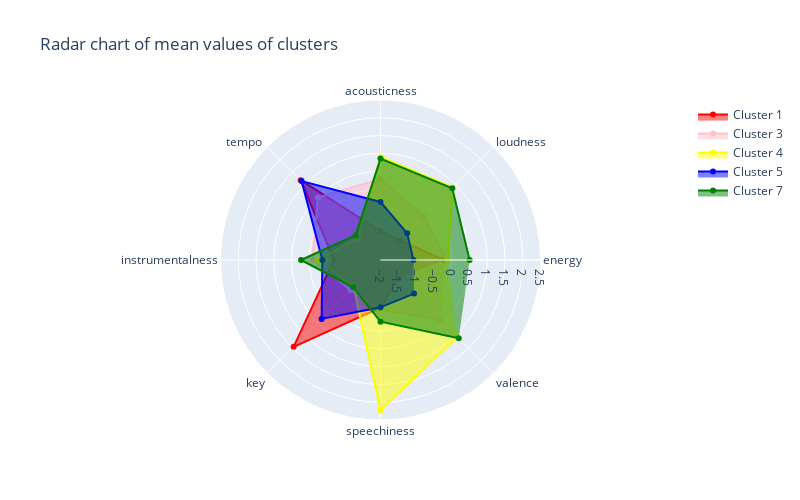
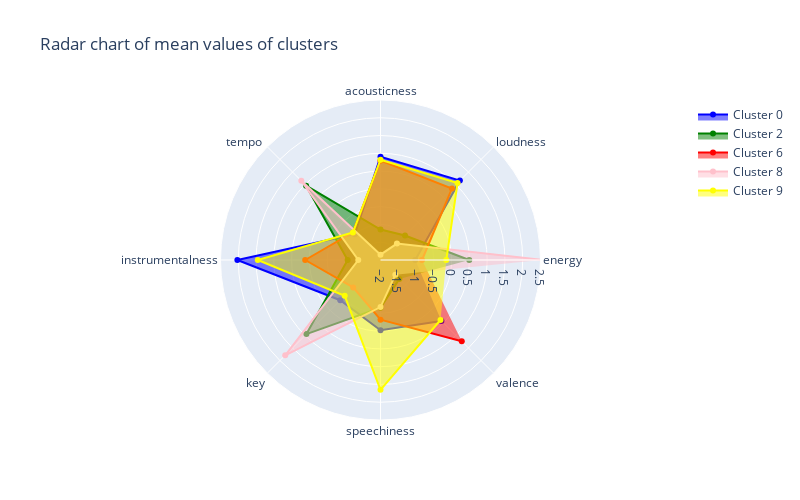

Write notebook code for charts like these, in order.
### Code cell
# state the label for each arm of the chart
categories = ['energy', 'loudness', 'acousticness','tempo ','instrumentalness','key','speechiness', 'valence']

# plot the initialised plot
fig = go.Figure()



# add a layer over the top of the initialised plot - this one is for cluster 1
fig.add_trace(go.Scatterpolar(
      r=[result_means_distance.loc[result_means_distance["cluster"] == 1, 'key'].mean(),
        result_means_distance.loc[result_means_distance["cluster"] == 1, 'energy'].mean(),
        result_means_distance.loc[result_means_distance["cluster"] == 1, 'loudness'].mean(),
        result_means_distance.loc[result_means_distance["cluster"] == 1, 'acousticness'].mean(),
        result_means_distance.loc[result_means_distance["cluster"] == 1, 'tempo'].mean(),
        result_means_distance.loc[result_means_distance["cluster"] == 1, 'instrumentalness'].mean(),
        result_means_distance.loc[result_means_distance["cluster"] == 1, 'speechiness'].mean(),
        result_means_distance.loc[result_means_distance["cluster"] == 1, 'valence'].mean()],
      theta=categories,
      fill='toself',
      name='Cluster 1',
      marker=dict(color="red")
))


# add a layer over the top of the initialised plot - this one is for cluster 3
fig.add_trace(go.Scatterpolar(
      r=[result_means_distance.loc[result_means_distance["cluster"] == 3, 'key'].mean(),
        result_means_distance.loc[result_means_distance["cluster"] == 3, 'energy'].mean(),
        result_means_distance.loc[result_means_distance["cluster"] == 3, 'loudness'].mean(),
        result_means_distance.loc[result_means_distance["cluster"] == 3, 'acousticness'].mean(),
        result_means_distance.loc[result_means_distance["cluster"] == 3, 'tempo'].mean(),
        result_means_distance.loc[result_means_distance["cluster"] == 3, 'instrumentalness'].mean(),
        result_means_distance.loc[result_means_distance["cluster"] == 3, 'speechiness'].mean(),
        result_means_distance.loc[result_means_distance["cluster"] == 3, 'valence'].mean()],
      theta=categories,
      fill='toself',
      name='Cluster 3',
      marker=dict(color="pink")
))

# add a layer over the top of the initialised plot - this one is for cluster 4
fig.add_trace(go.Scatterpolar(
      r=[result_means_distance.loc[result_means_distance["cluster"] == 4, 'key'].mean(),
        result_means_distance.loc[result_means_distance["cluster"] == 4, 'energy'].mean(),
        result_means_distance.loc[result_means_distance["cluster"] == 4, 'loudness'].mean(),
        result_means_distance.loc[result_means_distance["cluster"] == 4, 'acousticness'].mean(),
        result_means_distance.loc[result_means_distance["cluster"] == 4, 'tempo'].mean(),
        result_means_distance.loc[result_means_distance["cluster"] == 4, 'instrumentalness'].mean(),
        result_means_distance.loc[result_means_distance["cluster"] == 4, 'speechiness'].mean(),
        result_means_distance.loc[result_means_distance["cluster"] == 4, 'valence'].mean()],
      theta=categories,
      fill='toself',
      name='Cluster 4',
      marker=dict(color="yellow")
))

# add a layer over the top of the initialised plot - this one is for cluster 0
fig.add_trace(go.Scatterpolar(
      r=[result_means_distance.loc[result_means_distance["cluster"] == 5, 'key'].mean(),
        result_means_distance.loc[result_means_distance["cluster"] == 5, 'energy'].mean(),
        result_means_distance.loc[result_means_distance["cluster"] == 5, 'loudness'].mean(),
        result_means_distance.loc[result_means_distance["cluster"] == 5, 'acousticness'].mean(),
        result_means_distance.loc[result_means_distance["cluster"] == 5, 'tempo'].mean(),
        result_means_distance.loc[result_means_distance["cluster"] == 5, 'instrumentalness'].mean(),
        result_means_distance.loc[result_means_distance["cluster"] == 5, 'speechiness'].mean(),
        result_means_distance.loc[result_means_distance["cluster"] == 5, 'valence'].mean()],
      theta=categories,
      fill='toself',
      name='Cluster 5',
      marker=dict(color="blue")
))

# add a layer over the top of the initialised plot - this one is for cluster 2
fig.add_trace(go.Scatterpolar(
      r=[result_means_distance.loc[result_means_distance["cluster"] == 7, 'key'].mean(),
        result_means_distance.loc[result_means_distance["cluster"] == 7, 'energy'].mean(),
        result_means_distance.loc[result_means_distance["cluster"] == 7, 'loudness'].mean(),
        result_means_distance.loc[result_means_distance["cluster"] == 7, 'acousticness'].mean(),
        result_means_distance.loc[result_means_distance["cluster"] == 7, 'tempo'].mean(),
        result_means_distance.loc[result_means_distance["cluster"] == 7, 'instrumentalness'].mean(),
        result_means_distance.loc[result_means_distance["cluster"] == 7, 'speechiness'].mean(),
        result_means_distance.loc[result_means_distance["cluster"] == 7, 'valence'].mean()],
      theta=categories,
      fill='toself',
      name='Cluster 7',
      marker=dict(color="green")
))

# Add extras to the plot such as title
# You'll always need `polar=dict(radialaxis=dict(visible=True,range=[0, 1])),` when creating a radar plot
fig.update_layout(
  title_text = 'Radar chart of mean values of clusters',
  height = 500,
  width = 800,
  polar=dict(
    radialaxis=dict(
      visible=True,
      range=[-2, 2.5]
    )),
  showlegend=True
)

# Show the initialised plot and the layers
fig.show()

# plot the initialised plot
fig2 = go.Figure()

# add a layer over the top of the initialised plot - this one is for cluster 0
fig2.add_trace(go.Scatterpolar(
      r=[result_means_distance.loc[result_means_distance["cluster"] == 0, 'key'].mean(),
        result_means_distance.loc[result_means_distance["cluster"] == 0, 'energy'].mean(),
        result_means_distance.loc[result_means_distance["cluster"] == 0, 'loudness'].mean(),
        result_means_distance.loc[result_means_distance["cluster"] == 0, 'acousticness'].mean(),
        result_means_distance.loc[result_means_distance["cluster"] == 0, 'tempo'].mean(),
        result_means_distance.loc[result_means_distance["cluster"] == 0, 'instrumentalness'].mean(),
        result_means_distance.loc[result_means_distance["cluster"] == 0, 'speechiness'].mean(),
        result_means_distance.loc[result_means_distance["cluster"] == 0, 'valence'].mean()
],
      theta=categories,
      fill='toself',
      name='Cluster 0',
      marker=dict(color="blue")
))

# add a layer over the top of the initialised plot - this one is for cluster 2
fig2.add_trace(go.Scatterpolar(
      r=[result_means_distance.loc[result_means_distance["cluster"] == 2, 'key'].mean(),
        result_means_distance.loc[result_means_distance["cluster"] == 2, 'energy'].mean(),
        result_means_distance.loc[result_means_distance["cluster"] == 2, 'loudness'].mean(),
        result_means_distance.loc[result_means_distance["cluster"] == 2, 'acousticness'].mean(),
        result_means_distance.loc[result_means_distance["cluster"] == 2, 'tempo'].mean(),
        result_means_distance.loc[result_means_distance["cluster"] == 2, 'instrumentalness'].mean(),
        result_means_distance.loc[result_means_distance["cluster"] == 2, 'speechiness'].mean(),
        result_means_distance.loc[result_means_distance["cluster"] == 2, 'valence'].mean()],
      theta=categories,
      fill='toself',
      name='Cluster 2',
      marker=dict(color="green")
))



# add a layer over the top of the initialised plot - this one is for cluster 1
fig2.add_trace(go.Scatterpolar(
      r=[result_means_distance.loc[result_means_distance["cluster"] == 6, 'key'].mean(),
        result_means_distance.loc[result_means_distance["cluster"] == 6, 'energy'].mean(),
        result_means_distance.loc[result_means_distance["cluster"] == 6, 'loudness'].mean(),
        result_means_distance.loc[result_means_distance["cluster"] == 6, 'acousticness'].mean(),
        result_means_distance.loc[result_means_distance["cluster"] == 6, 'tempo'].mean(),
        result_means_distance.loc[result_means_distance["cluster"] == 6, 'instrumentalness'].mean(),
        result_means_distance.loc[result_means_distance["cluster"] == 6, 'speechiness'].mean(),
        result_means_distance.loc[result_means_distance["cluster"] == 6, 'valence'].mean()],
      theta=categories,
      fill='toself',
      name='Cluster 6',
      marker=dict(color="red")
))


# add a layer over the top of the initialised plot - this one is for cluster 3
fig2.add_trace(go.Scatterpolar(
      r=[result_means_distance.loc[result_means_distance["cluster"] == 8, 'key'].mean(),
        result_means_distance.loc[result_means_distance["cluster"] == 8, 'energy'].mean(),
        result_means_distance.loc[result_means_distance["cluster"] == 8, 'loudness'].mean(),
        result_means_distance.loc[result_means_distance["cluster"] == 8, 'acousticness'].mean(),
        result_means_distance.loc[result_means_distance["cluster"] == 8, 'tempo'].mean(),
        result_means_distance.loc[result_means_distance["cluster"] == 8, 'instrumentalness'].mean(),
        result_means_distance.loc[result_means_distance["cluster"] == 8, 'speechiness'].mean(),
        result_means_distance.loc[result_means_distance["cluster"] == 8, 'valence'].mean()],
      theta=categories,
      fill='toself',
      name='Cluster 8',
      marker=dict(color="pink")
))

# add a layer over the top of the initialised plot - this one is for cluster 4
fig2.add_trace(go.Scatterpolar(
      r=[result_means_distance.loc[result_means_distance["cluster"] == 9, 'key'].mean(),
        result_means_distance.loc[result_means_distance["cluster"] == 9, 'energy'].mean(),
        result_means_distance.loc[result_means_distance["cluster"] == 9, 'loudness'].mean(),
        result_means_distance.loc[result_means_distance["cluster"] == 9, 'acousticness'].mean(),
        result_means_distance.loc[result_means_distance["cluster"] == 9, 'tempo'].mean(),
        result_means_distance.loc[result_means_distance["cluster"] == 9, 'instrumentalness'].mean(),
        result_means_distance.loc[result_means_distance["cluster"] == 9, 'speechiness'].mean(),
        result_means_distance.loc[result_means_distance["cluster"] == 9, 'valence'].mean()],
      theta=categories,
      fill='toself',
      name='Cluster 9',
      marker=dict(color="yellow")
))



# Add extras to the plot such as title
# You'll always need `polar=dict(radialaxis=dict(visible=True,range=[0, 1])),` when creating a radar plot
fig2.update_layout(
  title_text = 'Radar chart of mean values of clusters',
  height = 500,
  width = 800,
  polar=dict(
    radialaxis=dict(
      visible=True,
      range=[-2, 2.5]
    )),
  showlegend=True
)

# Show the initialised plot and the layers
fig2.show()

### Figure 1 — Plotly figure (JSON) as saved in the notebook; plotly's stock layout.template omitted (floating-point values rounded to 4 significant figures)
{"data": [{"fill": "toself", "marker": {"color": "red"}, "name": "Cluster 1", "r": [-0.216, -1.217, -1.185, 1.176, -0.6906, 1.455, -0.6562, -1.285], "theta": ["energy", "loudness", "acousticness", "tempo ", "instrumentalness", "key", "speechiness", "valence"], "type": "scatterpolar"}, {"fill": "toself", "marker": {"color": "pink"}, "name": "Cluster 3", "r": [-0.136, -0.2797, 0.2774, 0.4869, -0.08429, -0.8066, -0.6059, 0.3972], "theta": ["energy", "loudness", "acousticness", "tempo ", "instrumentalness", "key", "speechiness", "valence"], "type": "scatterpolar"}, {"fill": "toself", "marker": {"color": "yellow"}, "name": "Cluster 4", "r": [-0.12, 0.8864, 0.8996, -1.115, -0.2394, -0.9291, 2.228, 1.057], "theta": ["energy", "loudness", "acousticness", "tempo ", "instrumentalness", "key", "speechiness", "valence"], "type": "scatterpolar"}, {"fill": "toself", "marker": {"color": "blue"}, "name": "Cluster 5", "r": [-1.076, -0.9386, -0.3691, 1.138, -0.3644, 0.342, -0.6691, -0.6644], "theta": ["energy", "loudness", "acousticness", "tempo ", "instrumentalness", "key", "speechiness", "valence"], "type": "scatterpolar"}, {"fill": "toself", "marker": {"color": "green"}, "name": "Cluster 7", "r": [0.5077, 0.8539, 0.8514, -1.012, 0.2347, -0.9116, -0.2653, 1.113], "theta": ["energy", "loudness", "acousticness", "tempo ", "instrumentalness", "key", "speechiness", "valence"], "type": "scatterpolar"}], "layout": {"height": 500, "polar": {"radialaxis": {"range": [-2, 2.5], "visible": true}}, "showlegend": true, "title": {"text": "Radar chart of mean values of clusters"}, "width": 800}}

### Figure 2 — Plotly figure (JSON) as saved in the notebook; plotly's stock layout.template omitted (floating-point values rounded to 4 significant figures)
{"data": [{"fill": "toself", "marker": {"color": "blue"}, "name": "Cluster 0", "r": [-1.023, 1.158, 0.9052, -0.9763, 2.026, -0.3993, -0.02558, 0.4232], "theta": ["energy", "loudness", "acousticness", "tempo ", "instrumentalness", "key", "speechiness", "valence"], "type": "scatterpolar"}, {"fill": "toself", "marker": {"color": "green"}, "name": "Cluster 2", "r": [0.4966, -1.025, -1.143, 0.9575, -1.076, 0.9468, -0.6597, -1.248], "theta": ["energy", "loudness", "acousticness", "tempo ", "instrumentalness", "key", "speechiness", "valence"], "type": "scatterpolar"}, {"fill": "toself", "marker": {"color": "red"}, "name": "Cluster 6", "r": [-0.8331, 0.8413, 0.794, -0.9027, 0.1182, -0.9111, -0.3216, 1.232], "theta": ["energy", "loudness", "acousticness", "tempo ", "instrumentalness", "key", "speechiness", "valence"], "type": "scatterpolar"}, {"fill": "toself", "marker": {"color": "pink"}, "name": "Cluster 8", "r": [2.549, -1.346, -1.849, 1.149, -1.375, 1.79, -0.6754, -1.41], "theta": ["energy", "loudness", "acousticness", "tempo ", "instrumentalness", "key", "speechiness", "valence"], "type": "scatterpolar"}, {"fill": "toself", "marker": {"color": "yellow"}, "name": "Cluster 9", "r": [-0.1494, 1.066, 0.8192, -0.9014, 1.451, -0.576, 1.651, 0.3857], "theta": ["energy", "loudness", "acousticness", "tempo ", "instrumentalness", "key", "speechiness", "valence"], "type": "scatterpolar"}], "layout": {"height": 500, "polar": {"radialaxis": {"range": [-2, 2.5], "visible": true}}, "showlegend": true, "title": {"text": "Radar chart of mean values of clusters"}, "width": 800}}
